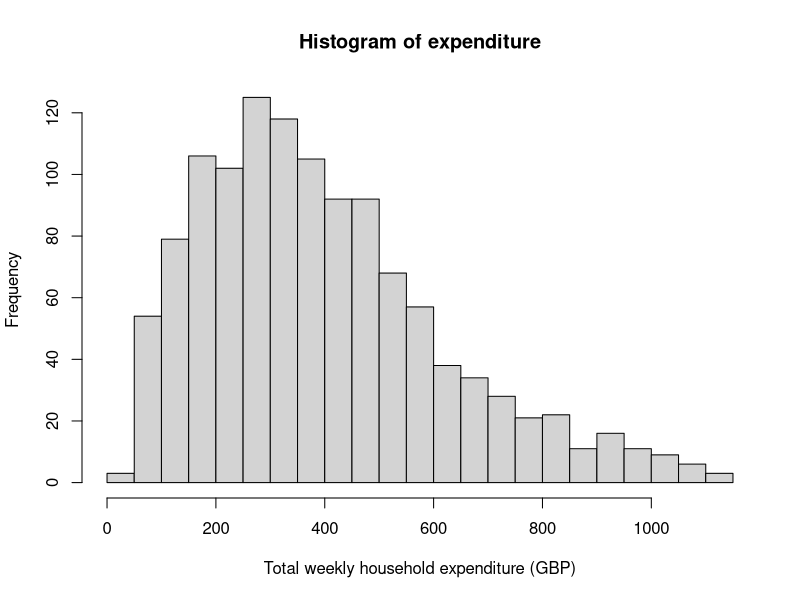
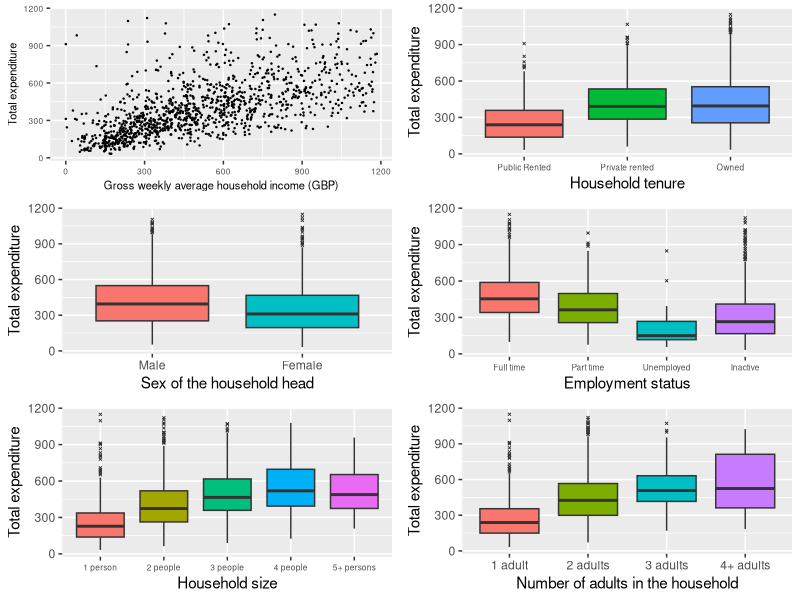
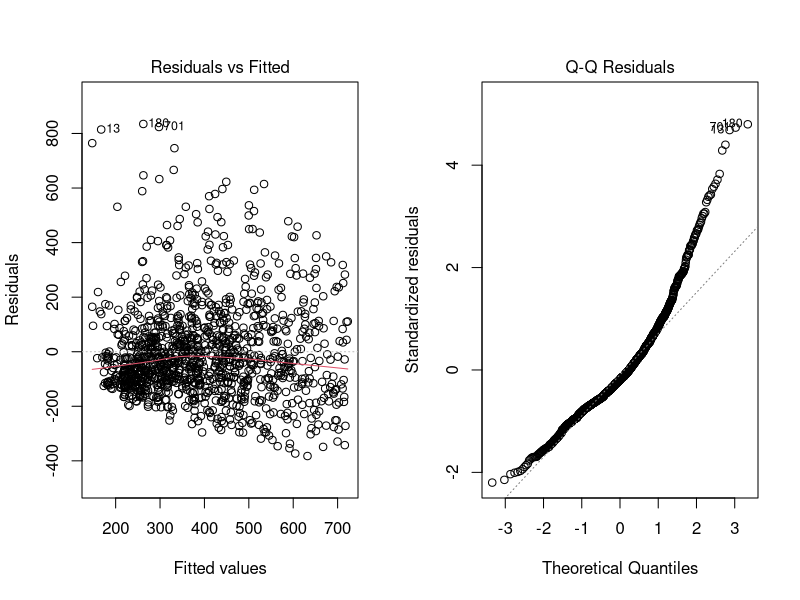
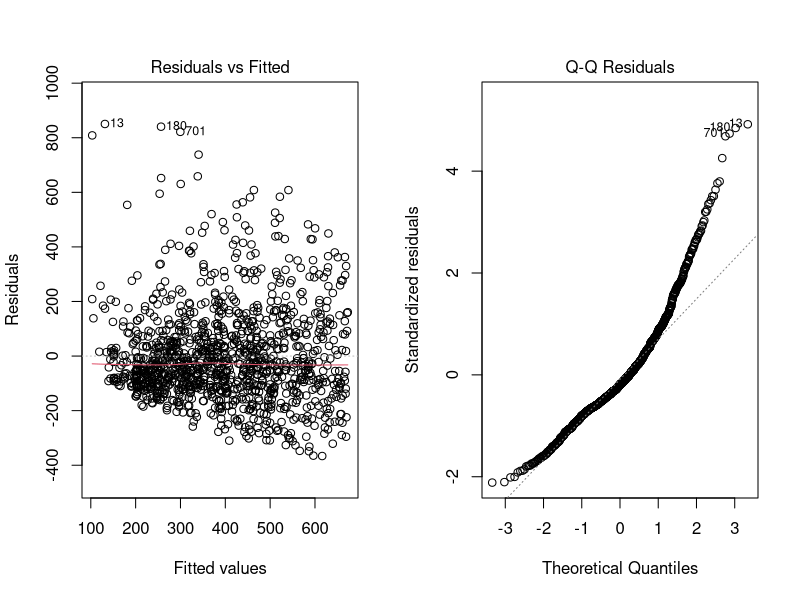
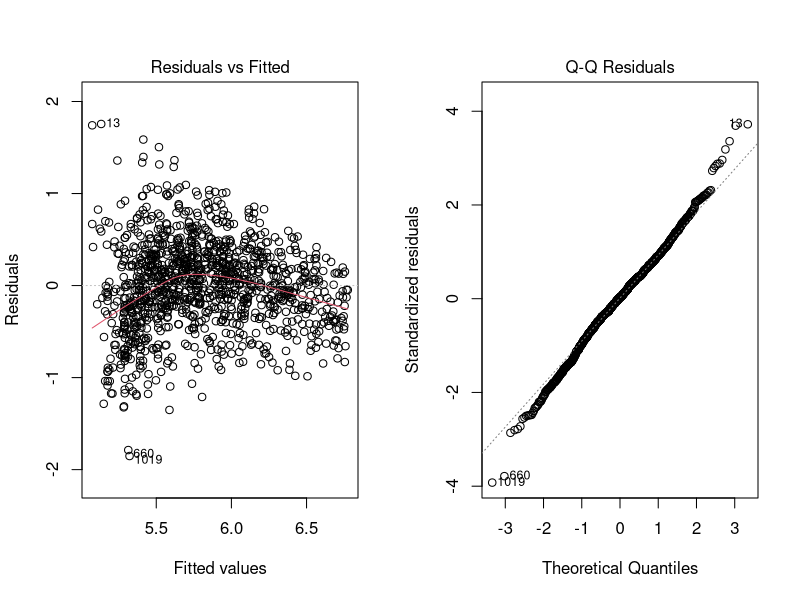
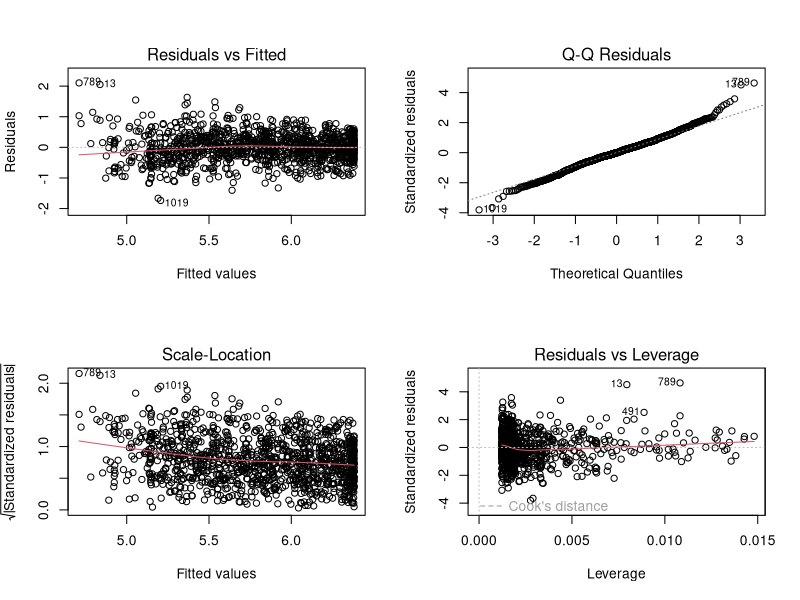
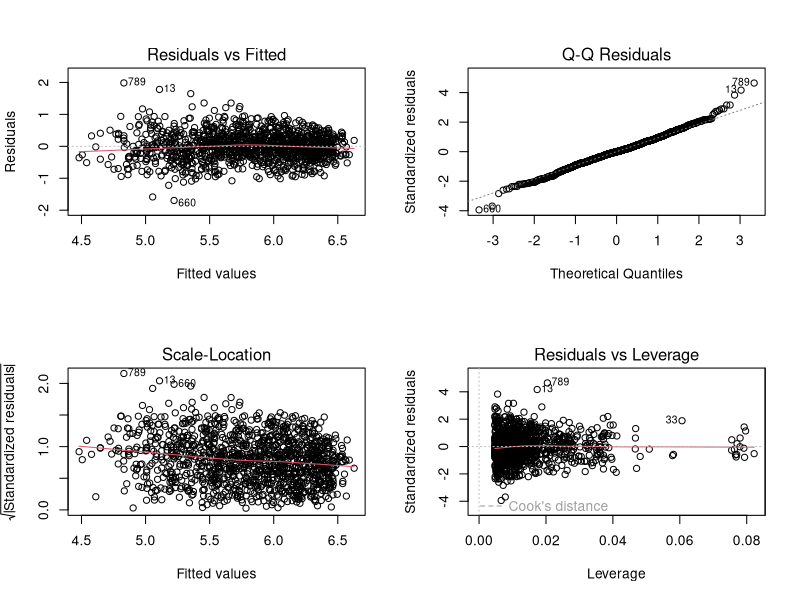
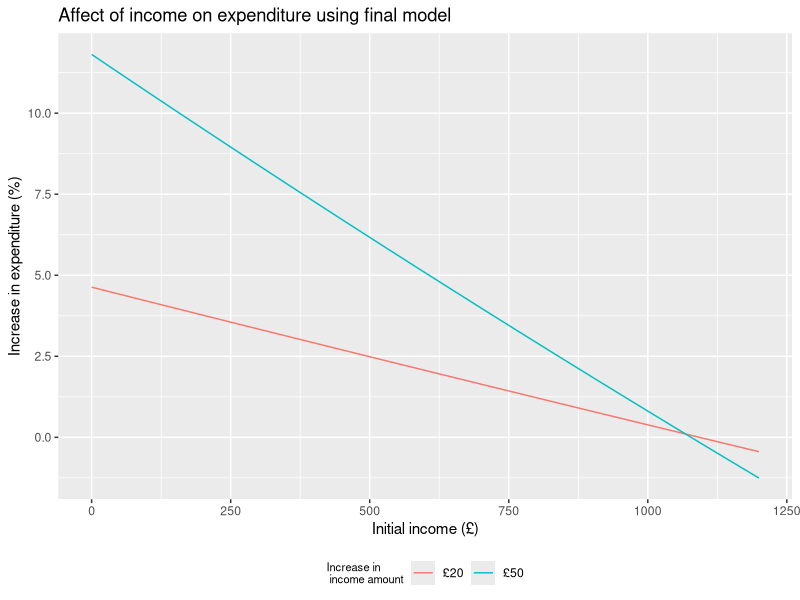

The R source for these figures, in order:
## ---- chunk 1
#Initial environment setup
setwd("~/Desktop/GLM/Coursework/GLM-CW")
expend.df <- read.table("expenditure.txt")
library(tidyverse)
library(kableExtra)
library(gridExtra)
library(broom)
library(MASS)
## ---- chunk 2
#Data cleaning

#coding variables as factors
expend.df$house.ten <- factor(expend.df$house.ten,levels=c(1:3),labels=c("Public Rented","Private rented","Owned"))
expend.df$sex.hh <- factor(expend.df$sex.hh,levels=c(1,2),labels=c("Male","Female"))
expend.df$lab.force <- factor(expend.df$lab.force,levels=c(1:4),labels=c("Full time", "Part time","Unemployed","Inactive"))
expend.df$hh.size <- factor(expend.df$hh.size,levels=c(1:5),labels = c("1 person","2 people","3 people","4 people","5+ persons"))
expend.df$hh.adults <- factor(expend.df$hh.adults,levels = c(1:4), labels = c("1 adult","2 adults","3 adults","4+ adults"))

## ---- chunk 3
#Histogram to examine the expenditure
hist(expend.df$expenditure,breaks = 20,
     xlab = "Total weekly household expenditure (GBP)",
     main = "Histogram of expenditure")
## ---- chunk 4
#Creating the 
#scatter plot to look at relationship between income and expenditure
p1<-ggplot(data=expend.df,aes(x=income,y=expenditure))+
  geom_point(size=0.2)+
  xlab("Gross weekly average household income (GBP)")+
  ylab("Total expenditure")+
  theme(axis.text=element_text(size=6),
        axis.title=element_text(size=8))

#boxplots
p2<-ggplot(data=expend.df,aes(y=expenditure,x=house.ten,fill=house.ten))+
  geom_boxplot(outlier.size = 0.5,outlier.shape = 4)+
  xlab("Household tenure")+
  ylab("Total expenditure")+
  guides(fill= "none")+
  theme(axis.text.x = element_text(size = 6))

#scale_fill_discrete(name="Household\ntenure")

p3<-ggplot(data=expend.df,aes(y=expenditure,x=sex.hh,fill=sex.hh))+
  geom_boxplot(outlier.size = 0.5,outlier.shape = 4)+
  xlab("Sex of the household head")+
  ylab("Total expenditure")+
  guides(fill= "none")
  
p4<-ggplot(data=expend.df,aes(y=expenditure,x=lab.force,fill=lab.force))+
  geom_boxplot(outlier.size = 0.5,outlier.shape = 4)+
  xlab("Employment status")+
  ylab("Total expenditure")+
  guides(fill= "none")+
  theme(axis.text.x = element_text(size = 6))

p5<-ggplot(data=expend.df,aes(y=expenditure,x=hh.size,fill=hh.size))+
  geom_boxplot(outlier.size = 0.5,outlier.shape = 4)+
  xlab("Household size")+
  ylab("Total expenditure")+
  guides(fill= "none")+
  theme(axis.text.x = element_text(size = 6))

p6<-ggplot(data=expend.df,aes(y=expenditure,x=hh.adults,fill=hh.adults))+
  geom_boxplot(outlier.size = 0.5,outlier.shape = 4)+
  xlab("Number of adults in the household")+
  ylab("Total expenditure")+
  guides(fill= "none")

grid.arrange(p1,p2,p3,p4,p5,p6,ncol=2,nrow=3)
## ---- chunk 5
#Question 2
#Fitting linear model
lm.income<-lm(expenditure~income,data = expend.df)
#creating table to display results
knitr::kable(as.data.frame(tidy(lm.income)[,1:3]),digits=3,caption = "Estimated coefficients and SE for part 2 model")%>%
  row_spec(0,bold=T)%>%
  kable_styling(position = "center",latex_options = "HOLD_position")
## ---- chunk 6
#Creating diagnostic plots
par(mfrow=c(1,2))
plot(lm.income,1)
plot(lm.income,2)
## ---- chunk 7
#Question 3
#Fitting model
lm.income.sqd <- lm(expenditure~income+I(income^2),data = expend.df)

#Producing table of results
knitr::kable(as.data.frame(tidy(lm.income.sqd)[,1:3]),digits=3,caption = "Estimated coefficients and SE for part 3 model")%>%
  row_spec(0,bold=T)%>%
  kable_styling(position = "center",latex_options = "HOLD_position")
## ---- chunk 8
#Creating diagnostic plots
par(mfrow=c(1,2))
plot(lm.income.sqd,1)
plot(lm.income.sqd,2)
## ---- chunk 9
#Question 4
#Fitting model
lm.log.income<-lm(log(expenditure)~income,data = expend.df)

#Producing table of results
knitr::kable(as.data.frame(tidy(lm.log.income)[,1:3]),digits=3,caption = "Estimated coefficients and SE for part 4 model")%>%
  row_spec(0,bold=T)%>%
  kable_styling(position = "center",latex_options = "HOLD_position")
## ---- chunk 10
#Creating diagnostic plots
par(mfrow=c(1,2))
plot(lm.log.income,1)
plot(lm.log.income,2)
## ---- chunk 11
#Question 4
#Fitting model
lm.log.income.sqd <- lm(log(expenditure)~income+I(income^2),data = expend.df)

#Producing table of results
knitr::kable(as.data.frame(tidy(lm.log.income.sqd)[,1:3]),digits=3,caption = "Estimated coefficients and SE for part 5 model")%>%
  row_spec(0,bold=T)%>%
  kable_styling(position = "center",latex_options = "HOLD_position")
## ---- chunk 12
#Creating diagnostic plots
par(mfrow=c(2,2))
plot(lm.log.income.sqd)
## ---- chunk 13
#Creating dataframe to store measures to compare models by
Model.comparison.data <- data.frame("Model"=c("Part 2","Part 3","Part 4", "Part 5"),
           "AIC"=c(AIC(lm.income),AIC(lm.income.sqd),AIC(lm.log.income),AIC(lm.log.income.sqd)),
           "Adj R squared"=c(glance(lm.income)$adj.r.squared,
                             glance(lm.income.sqd)$adj.r.squared,
                             glance(lm.log.income)$adj.r.squared,
                             glance(lm.log.income.sqd)$adj.r.squared))

knitr::kable(Model.comparison.data,digits=3,caption = "Comparing the AIC and adjusted R squared of models from part 2-5")%>%
  row_spec(0,bold=T)%>%
  kable_styling(position = "center",latex_options = "HOLD_position")
## ---- chunk 14
#calculating percent increase
beta_1 <- 3.117180e-03	
beta_2 <- -1.453272e-06	
x <- 512
inc <- 20
#Formual to calculate oercent increase
(exp(beta_1*(x+inc)+beta_2*(x+inc)^2)/exp(beta_1*x+beta_2*x^2)-1)*100
## ---- chunk 15
#Checking variance inflation factors (generalized as variables include factors)
car::vif(lm(log(expenditure)~income+I(income^2)+hh.size+hh.adults+sex.hh+lab.force+house.ten,data=expend.df))
## ---- chunk 16
#Creating tables for chi-squared test
prop.table(table(expend.df$hh.size,expend.df$hh.adults),2)
## ---- chunk 17
#Producing models to check relationship of number of adults and household size

lm.adult <- lm(log(expenditure)~income+I(income^2)+hh.adults,data = expend.df)
anova(lm.adult)
#adult significant
  
lm.size <- lm(log(expenditure)~income+I(income^2)+hh.size,data = expend.df)
anova(lm.size)
#size significant

lm.adult.size <- lm(log(expenditure)~income+I(income^2)+hh.size+hh.adults,data = expend.df)
anova(lm.adult.size)
#adult no longer significant
## ---- chunk 18
#Testing if interactions are significant
lm.int.income.sex <- lm(log(expenditure)~income*sex.hh+I(income^2),data=expend.df)
anova(lm.int.income.sex)
#Not significant

lm.int.income.lab <- lm(log(expenditure)~income*lab.force+I(income^2),data=expend.df)
anova(lm.int.income.lab)
#Significant

lm.int.income.size <- lm(log(expenditure)~income*hh.size+I(income^2),data=expend.df)
anova(lm.int.income.size)
#Significant

lm.int.income.ten <- lm(log(expenditure)~income*house.ten+I(income^2),data=expend.df)
anova(lm.int.income.ten)
#Significant
## ---- chunk 19
lm.int.sex.size <- lm(log(expenditure)~income+I(income^2)+hh.size*sex.hh+lab.force+house.ten,data=expend.df)
anova(lm.int.sex.size)
#significant

lm.int.sex.labour <- lm(log(expenditure)~income+I(income^2)+hh.size+sex.hh*lab.force+house.ten,data=expend.df)
anova(lm.int.sex.labour)
#not significant

lm.int.sex.tenure <- lm(log(expenditure)~income+I(income^2)+hh.size+sex.hh*house.ten+lab.force,data=expend.df)
anova(lm.int.sex.tenure)
#not significant

lm.int.size.labour <- lm(log(expenditure)~income+I(income^2)+hh.size*lab.force+sex.hh+house.ten,data=expend.df)
anova(lm.int.size.labour)
#not significant

lm.int.size.tenure <- lm(log(expenditure)~income+I(income^2)+hh.size*house.ten+sex.hh+lab.force,data=expend.df)
anova(lm.int.size.tenure)
#not significant

lm.int.labour.tenure <- lm(log(expenditure)~income+I(income^2)+hh.size+sex.hh+lab.force*house.ten,data=expend.df)
anova(lm.int.labour.tenure)
#significant
## ---- chunk 20
#Full model of all variables I want to consider
lm.log.full<-lm(log(expenditure)~income*lab.force+I(income^2)+income*house.ten+
                  income*hh.size+sex.hh*hh.size+lab.force:house.ten,data=expend.df)

AIC(lm.log.full)

#Iteratively performing model selection process
drop1(lm.log.full)
#removing lab.force:house.ten will decrease AIC
lm.full.1.deletion <- update(lm.log.full,.~.-lab.force:house.ten)
AIC(lm.full.1.deletion)

drop1(lm.full.1.deletion)
#removing any variables increases AIC thus stop iterative process

#comparing with original model
glance(lm.log.income.sqd)$adj.r.squared
glance(lm.full.1.deletion)$adj.r.squared

#AIC has been reduced and adjusted R^2 increased

anova(lm.full.1.deletion)
#All variables left statistically significant except income:house.ten
## ---- chunk 21
#Looking at which exponentiated coefficients are approx 1
data.frame("coefficent"=tidy(lm.full.1.deletion)[,1],exp(tidy(lm.full.1.deletion)[,2]))
## ---- chunk 22
#Producing table of all exponentiated regession coefficients that are approx 1
knitr::kable(data.frame(tidy(lm.full.1.deletion)[14:22,1],exp(tidy(lm.full.1.deletion)[14:22,2])),digits=3,caption="Coefficents of explantory variables with negliable affect on expenditure",)%>%
  row_spec(0,bold=T)%>%
  kable_styling(position = "center",latex_options = "HOLD_position", font_size = 7)
## ---- chunk 23
#updating to simpler model
lm.simple.model.1 <- update(lm.full.1.deletion, .~.-income:lab.force-income:hh.size-income:house.ten)

summary(lm.simple.model.1)

drop1(lm.simple.model.1)
#lowest AIC when don't remove any variables

#Therefore this is my final model
lm.final.model <- lm.simple.model.1

AIC(lm.final.model)
## ---- chunk 24
#Producing diagnostic plots
par(mfrow=c(2,2))
plot(lm.final.model)
## ---- chunk 25
#Calculating confidence intervals 

lwr <-exp(tidy(lm.final.model)$estimate+c(-1)*qnorm(0.975)*tidy(lm.final.model)$std.error)
upr <- exp(tidy(lm.final.model)$estimate+c(1)*qnorm(0.975)*tidy(lm.final.model)$std.error)

Point.estimates <- round(exp(tidy(lm.final.model)[,2]),3)
p.values <- round(tidy(lm.final.model)[,5],3)


#Producing tables to display result
knitr::kable(data.frame("coefficent"=tidy(lm.final.model)[,1],
                 Point.estimates,
                 "Confidence Interval 95%"=c(paste("(",round(lwr,3),", ",round(upr,3),")")),
                 p.values),digits=3,caption = "Summary of exponentiated variables affecting expeniture")%>%
  row_spec(0,bold=T)%>%
  kable_styling(full_width=F,latex_options = "HOLD_position",position= "center")

## ---- chunk 26
#Creating table for effect of sex and household size
sum.final.model <- summary(lm.final.model)

#Vector of point estimate of household size
house.size.effect <- c(0,
                       sum.final.model$coefficients[9,1],
                       sum.final.model$coefficients[10,1],
                       sum.final.model$coefficients[11,1],
                       sum.final.model$coefficients[12,1])
#Vector of point estimate of effect of household size and female interaction
house.size.int <- c(0,
                       sum.final.model$coefficients[14,1],
                       sum.final.model$coefficients[15,1],
                       sum.final.model$coefficients[16,1],
                       sum.final.model$coefficients[17,1])
#vecotr of standard error of household size
house.size.effect.std <- c(0,
                       sum.final.model$coefficients[9,2],
                       sum.final.model$coefficients[10,2],
                       sum.final.model$coefficients[11,2],
                       sum.final.model$coefficients[12,2])
#vector of standard error of interation of household size and female
house.size.int.std <- c(0,
                       sum.final.model$coefficients[14,2],
                       sum.final.model$coefficients[15,2],
                       sum.final.model$coefficients[16,2],
                       sum.final.model$coefficients[17,2])
#lower and upper 95% CI bound for household size
house.size.lwr <- house.size.effect-1.96*house.size.effect.std
house.size.upr <- house.size.effect+1.96*house.size.effect.std
#lower and upper 95% CI bound for household and female interaction
house.size.int.lwr <- house.size.int-1.96*house.size.int.std
house.size.int.upr <- house.size.int+1.96*house.size.int.std

#lower and upper CI bound for being female and of household size [i]
female.house.lwr <- house.size.lwr+house.size.int.lwr+(sum.final.model$coefficients[13,1]-1.96*sum.final.model$coefficients[13,2])
female.house.upr <- house.size.upr+house.size.int.upr+(sum.final.model$coefficients[13,1]+1.96*sum.final.model$coefficients[13,2])

#Creating vector of 95% CI for male and female household head with [ith] household size
male.CI <- paste0("(",round(exp(house.size.lwr),3), ", ",round(exp(house.size.upr),3),")")
female.CI <- paste0("(",round(exp(female.house.lwr),3), ", ",round(exp(female.house.upr),3),")")

#creating table of 95% CI calculated
data.frame(t(data.frame("Male head"=male.CI, "Female head"=female.CI)))%>%
  rename("1 Person"="X1",
         "2 Persons"="X2",
         "3 Persons"="X3",
         "4 Persons"="X4",
         "5+ Persons"="X5")%>%
  kable(caption = "95% CI of multiplcative effect on expenditure compared to male headed household of 1 person",format = 'pandoc')

#table(expend.df$sex.hh,expend.df$hh.size)
## ---- chunk 27
#calculating percent increase
beta_1 <- 0.002285
beta_2 <- -0.000001036
x <- 900
inc <- 20

(exp(beta_1*(x+inc)+beta_2*(x+inc)^2)/exp(beta_1*x+beta_2*x^2)-1)*100

#Finding max value of income in dataset
max(expend.df$income)
#max income is 1184.472 (approx 1200)

#Creating plot to show change in percent of 
x <- seq(from=0,to=1200,by=10)
inc <- 20
expend.inc.20 <- (exp(beta_1*(x+inc)+beta_2*((x+inc)^2))/exp(beta_1*x+beta_2*x^2)-1)*100
inc<-50
expend.inc.50 <- (exp(beta_1*(x+inc)+beta_2*((x+inc)^2))/exp(beta_1*x+beta_2*x^2)-1)*100

income.affect.df <- data.frame("Init.inc"=c(x,x),
                   "Inc.expend"=c(expend.inc.20,expend.inc.50),
                   "Inc.inc"=c(rep("£20",121),rep("£50",121)))%>%
  mutate(Inc.inc=factor(Inc.inc,levels = c("£20","£50"),labels=c("£20","£50")))

## ---- chunk 28
#Plotting affect of income on expenditure

ggplot(aes(Init.inc,Inc.expend,colour=Inc.inc),data=income.affect.df)+
  geom_line()+
  ylab("Increase in expenditure (%)")+
  xlab("Initial income (£)")+
  labs(colour = "Increase in\n income amount") +
  ggtitle("Affect of income on expenditure using final model")+
  theme(legend.position="bottom",
        legend.title=element_text(size=8))
